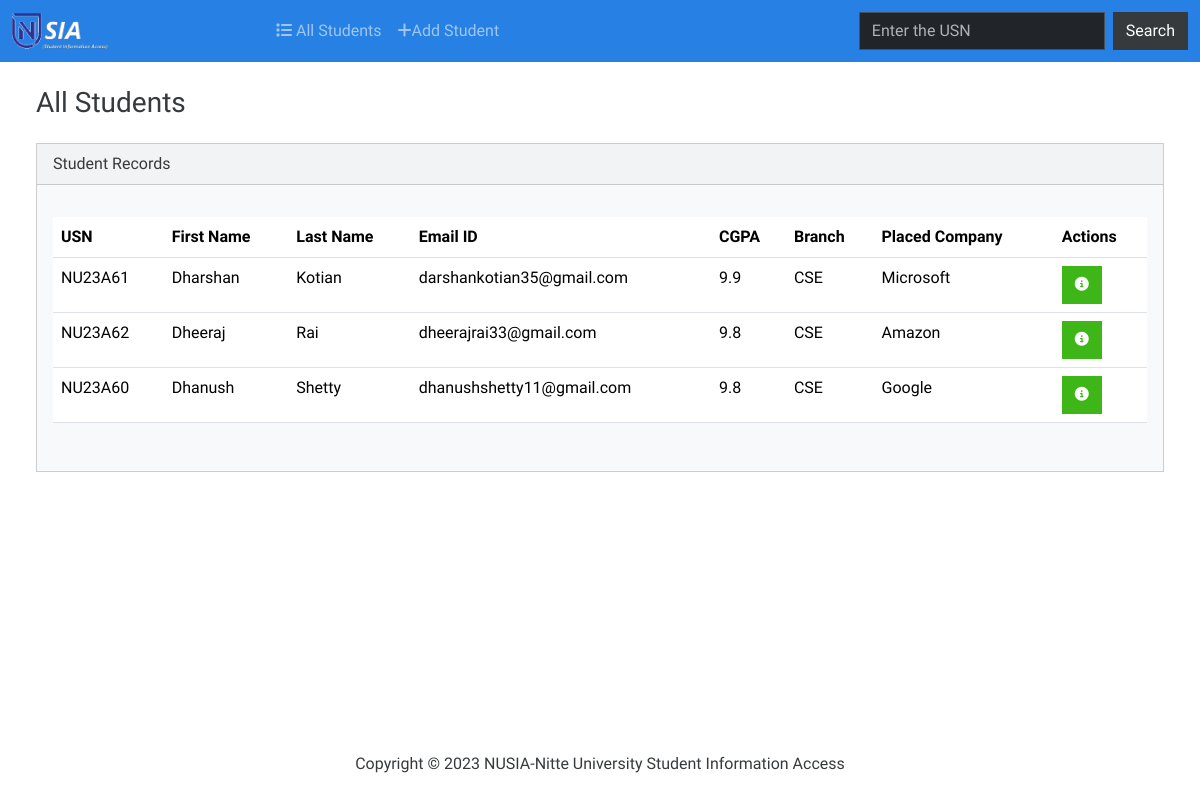
Before: / with the older database file.
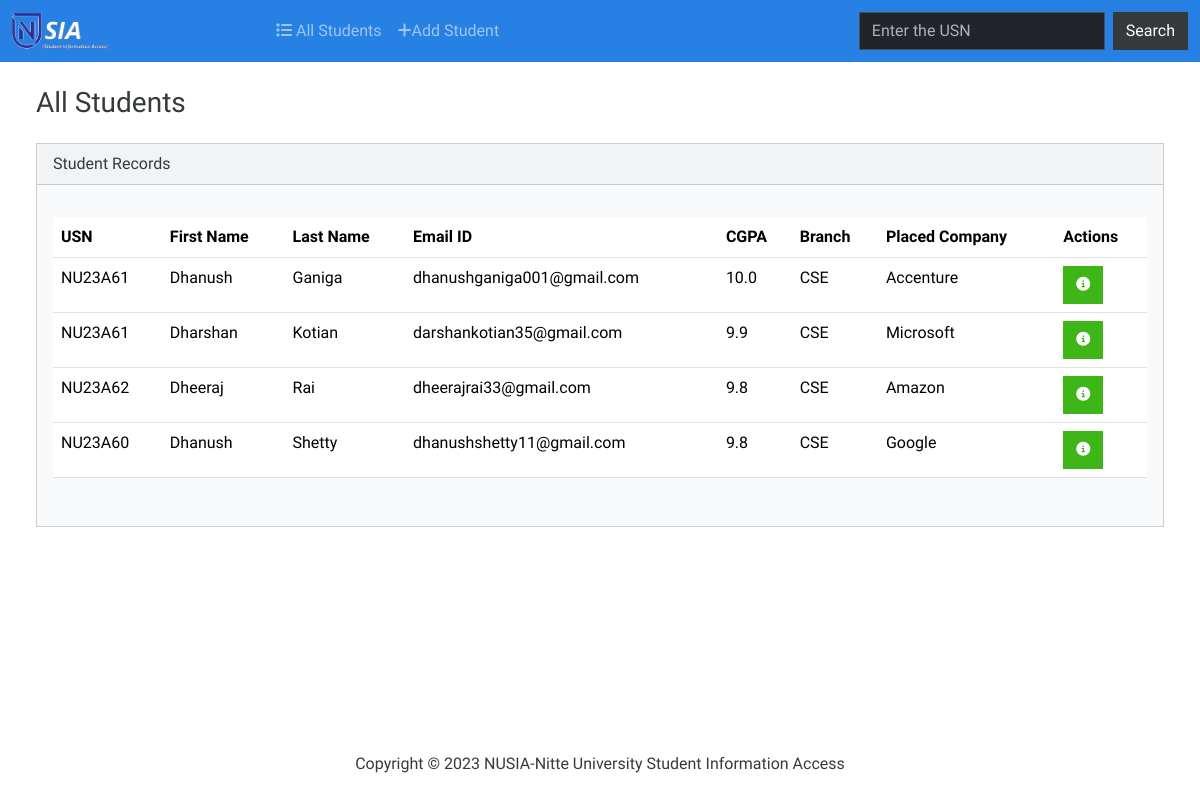
After: the same page with the newer database file.
### info/models.py (models this page shows, shortened)
class Student(models.Model):
    usn = models.CharField(max_length=50)
    first_name = models.CharField(max_length=50)
    last_name = models.CharField(max_length=50)
    email_id = models.EmailField(null=True , max_length=100)
    branch = models.CharField(max_length=50)
    placed_company = models.CharField(max_length=100)
    cgpa = models.FloatField()
    avatar = models.ImageField(null=True, default="avatar.svg")
    updated = models.DateTimeField(auto_now=True) # Takes time stamp every time a user submits or saves.
    created = models.DateTimeField(auto_now_add=True) #Takes time stamp when we first submit or save(created time).
    class Meta:
        ordering = ['-updated', '-created']

### info/views.py (the view)
# urls.py: 2. Add a URL to urlpatterns:  path('', views.home, name='home')
def home(request):
    q = request.GET.get('q') if request.GET.get('q') != None else ''
    students = Student.objects.filter(
        Q(usn__icontains=q) |
        Q(placed_company__icontains=q) |
        Q(branch__icontains=q) |
        Q(cgpa__icontains = q) |
        Q(first_name__icontains = q) |
        Q(last_name__icontains = q)
    )
    context =  {'students':students}
    return render(request , 'info/home.html', context)

### info/templates/info/home.html (shortened to what this page needs)
{% extends "main.html" %}
{% block content %}
<div class = "container-fluid">
  <h3 class = "m-4">All Students</h3>
  <div class = "row">
      <div class="col-12">
        {% if students %}
        <div class="card bg-light ms-4 me-4 mb-4">
          <div class="card-header">Student Records</div>
          <div class="card-body">
            <p class="card-text">
              <div class= 'table-responsive'>
                <table class="table table-hover">
                  <thead>
                    <tr>
                      <th scope="col">USN</th>
                      <th scope="col">First Name</th>
                      <th scope="col">Last Name</th>
                      <th scope="col">Email ID</th>
                      <th scope="col">CGPA</th>
                      <th scope="col">Branch</th>
                      <th scope="col">Placed Company</th>
                      <th scope="col">Actions</th>
                    </tr>
                  </thead>
                  <tbody>
                    {% for student in students %}
                    <tr class = "clickable-row" data-href = "{% url "stud-profile" student.id %}">
                      <td>{{ student.usn |upper }}</td>
                      <td>{{student.first_name }}</td>
                      <td>{{ student.last_name }}</td>
                      <td>{{ student.email_id }}</td>
                      <td>{{ student.cgpa }}</td>
                      <td>{{ student.branch }}</td>
                      <td>{{ student.placed_company }}</td>
                      <td>
                        <button type = "button" class = "btn btn-success me-1" href = "{% url "stud-profile" student.id %}">
                          <i class="fa-solid fa-circle-info fa-sm"></i>
                        </button>
                      </td>
                    </tr>
                    {% endfor %}
                  </tbody>
                </table>
              </div>
            </p>
          </div>
        </div>
        {% else %}
          <h5 class ="alert alert-primary">
            No Student Records
          </h5>
        {% endif %}
      </div>
  </div>
</div>
{% include "footer.html" %}
{% endblock content %}

### templates/main.html (shortened to what this page needs)
{% load static %}
<!DOCTYPE html>
<html lang="en">
<head>
    <link rel="stylesheet" href="https://cdnjs.cloudflare.com/ajax/libs/font-awesome/6.4.2/css/all.min.css"/>
    <link rel="stylesheet" href="{% static 'css/bootstrap.min.css' %}">
</head>
<body>
    {% include "navbar.html" %}
      {% block content %}
      {% endblock content %}

### templates/navbar.html (shortened to what this page needs)
{% load static %}
<body class = "d-flex flex-column min-vh-100">
    <nav class="navbar navbar-expand-lg bg-primary" data-bs-theme="dark">
        <div class="container-fluid">
          <a class="navbar-brand" href="{% url "home" %}"><img src="{% static "images/icons/nitte-logo.png" %}" alt="nitte" style = "width: 45%; height: auto;"></a>
          <div class="collapse navbar-collapse" id="navbarColor01">
            <ul class="navbar-nav me-auto">
              <li class="nav-item">
                <a class="nav-link" href="{% url "home" %}"><i class="fa-solid fa-list"></i> All Students</a>
              </li>
              <li class="nav-item">
                <a class="nav-link" href="{% url "add" %}"> <i class="fa-solid fa-plus"></i>Add Student</a>
              </li>
            </ul>
            <form action = {% url "home" %} method = "GET" class="d-flex">
              <input class="form-control me-sm-2" name = 'q' placeholder="Enter the USN">
              <button class="btn btn-secondary my-2 my-sm-0" type="submit">Search</button>
            </form>
          </div>
        </div>
      </nav>

### templates/footer.html
{% load static %}
<footer class ="mt-auto mb-4">
    <div class = "text-center">
        <span>
            Copyright &copy; <script>document.write(new Date().getFullYear())</script> NUSIA-Nitte University Student Information Access
        </span>
    </div>
  </footer>

Changed rows visible on the page:
added Student: usn "NU23A61", first_name "Dhanush", last_name "Ganiga", email_id "dhanushganiga001@gmail.com", cgpa "10.0", branch "CSE", placed_company "Accenture"
